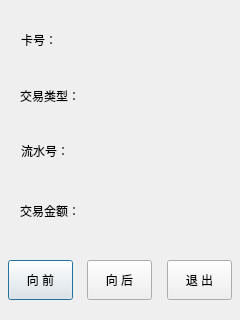
<?xml version="1.0" encoding="UTF-8"?>
<ui version="4.0">
 <class>QueryTraceUI</class>
 <widget class="QDialog" name="QueryTraceUI">
  <property name="geometry">
   <rect>
    <x>0</x>
    <y>0</y>
    <width>240</width>
    <height>320</height>
   </rect>
  </property>
  <property name="windowTitle">
   <string>Dialog</string>
  </property>
  <widget class="QLabel" name="label">
   <property name="geometry">
    <rect>
     <x>21</x>
     <y>30</y>
     <width>141</width>
     <height>20</height>
    </rect>
   </property>
   <property name="minimumSize">
    <size>
     <width>0</width>
     <height>20</height>
    </size>
   </property>
   <property name="maximumSize">
    <size>
     <width>16777215</width>
     <height>20</height>
    </size>
   </property>
   <property name="text">
    <string>卡号：</string>
   </property>
  </widget>
  <widget class="QLabel" name="label_2">
   <property name="geometry">
    <rect>
     <x>20</x>
     <y>85</y>
     <width>151</width>
     <height>21</height>
    </rect>
   </property>
   <property name="text">
    <string>交易类型：</string>
   </property>
  </widget>
  <widget class="QLabel" name="label_3">
   <property name="geometry">
    <rect>
     <x>20</x>
     <y>200</y>
     <width>161</width>
     <height>21</height>
    </rect>
   </property>
   <property name="text">
    <string>交易金额：</string>
   </property>
  </widget>
  <widget class="QLabel" name="label_4">
   <property name="geometry">
    <rect>
     <x>60</x>
     <y>50</y>
     <width>150</width>
     <height>20</height>
    </rect>
   </property>
   <property name="minimumSize">
    <size>
     <width>150</width>
     <height>20</height>
    </size>
   </property>
   <property name="maximumSize">
    <size>
     <width>150</width>
     <height>20</height>
    </size>
   </property>
   <property name="text">
    <string/>
   </property>
  </widget>
  <widget class="QLabel" name="label_5">
   <property name="geometry">
    <rect>
     <x>60</x>
     <y>110</y>
     <width>150</width>
     <height>20</height>
    </rect>
   </property>
   <property name="minimumSize">
    <size>
     <width>150</width>
     <height>20</height>
    </size>
   </property>
   <property name="maximumSize">
    <size>
     <width>150</width>
     <height>20</height>
    </size>
   </property>
   <property name="text">
    <string/>
   </property>
  </widget>
  <widget class="QLabel" name="label_6">
   <property name="geometry">
    <rect>
     <x>60</x>
     <y>220</y>
     <width>150</width>
     <height>20</height>
    </rect>
   </property>
   <property name="minimumSize">
    <size>
     <width>150</width>
     <height>20</height>
    </size>
   </property>
   <property name="maximumSize">
    <size>
     <width>150</width>
     <height>20</height>
    </size>
   </property>
   <property name="text">
    <string/>
   </property>
  </widget>
  <widget class="QPushButton" name="pushButton">
   <property name="geometry">
    <rect>
     <x>8</x>
     <y>260</y>
     <width>65</width>
     <height>40</height>
    </rect>
   </property>
   <property name="minimumSize">
    <size>
     <width>65</width>
     <height>40</height>
    </size>
   </property>
   <property name="maximumSize">
    <size>
     <width>65</width>
     <height>40</height>
    </size>
   </property>
   <property name="text">
    <string>向 前</string>
   </property>
  </widget>
  <widget class="QPushButton" name="pushButton_2">
   <property name="geometry">
    <rect>
     <x>167</x>
     <y>260</y>
     <width>65</width>
     <height>40</height>
    </rect>
   </property>
   <property name="minimumSize">
    <size>
     <width>65</width>
     <height>40</height>
    </size>
   </property>
   <property name="maximumSize">
    <size>
     <width>65</width>
     <height>40</height>
    </size>
   </property>
   <property name="text">
    <string>退 出</string>
   </property>
  </widget>
  <widget class="QPushButton" name="pushButton_3">
   <property name="geometry">
    <rect>
     <x>87</x>
     <y>260</y>
     <width>65</width>
     <height>40</height>
    </rect>
   </property>
   <property name="minimumSize">
    <size>
     <width>65</width>
     <height>40</height>
    </size>
   </property>
   <property name="maximumSize">
    <size>
     <width>65</width>
     <height>40</height>
    </size>
   </property>
   <property name="text">
    <string>向 后</string>
   </property>
  </widget>
  <widget class="QLabel" name="Title">
   <property name="geometry">
    <rect>
     <x>10</x>
     <y>10</y>
     <width>221</width>
     <height>41</height>
    </rect>
   </property>
   <property name="font">
    <font>
     <family>AR PL UKai CN</family>
     <pointsize>18</pointsize>
    </font>
   </property>
   <property name="text">
    <string/>
   </property>
   <property name="alignment">
    <set>Qt::AlignCenter</set>
   </property>
  </widget>
  <widget class="QLabel" name="label_7">
   <property name="geometry">
    <rect>
     <x>21</x>
     <y>141</y>
     <width>141</width>
     <height>20</height>
    </rect>
   </property>
   <property name="minimumSize">
    <size>
     <width>0</width>
     <height>20</height>
    </size>
   </property>
   <property name="maximumSize">
    <size>
     <width>16777215</width>
     <height>20</height>
    </size>
   </property>
   <property name="text">
    <string>流水号：</string>
   </property>
  </widget>
  <widget class="QLabel" name="label_8">
   <property name="geometry">
    <rect>
     <x>60</x>
     <y>160</y>
     <width>150</width>
     <height>20</height>
    </rect>
   </property>
   <property name="minimumSize">
    <size>
     <width>150</width>
     <height>20</height>
    </size>
   </property>
   <property name="maximumSize">
    <size>
     <width>150</width>
     <height>20</height>
    </size>
   </property>
   <property name="text">
    <string/>
   </property>
  </widget>
 </widget>
 <resources/>
 <connections/>
</ui>
